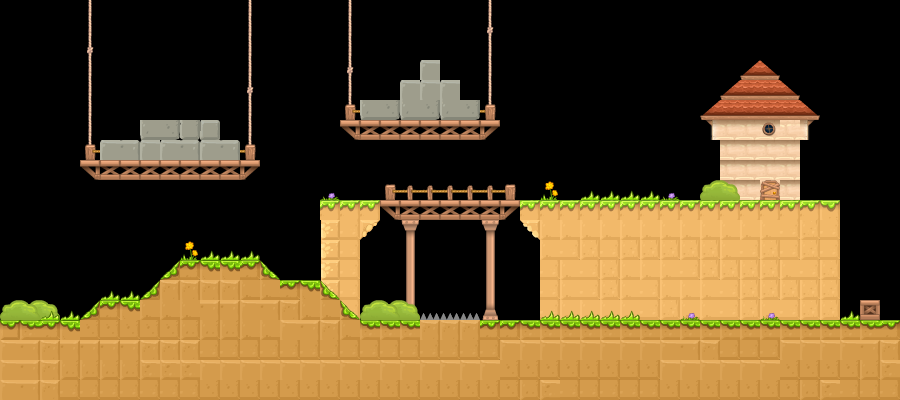

Tiled map render using the project's own tile images. Description and the map definition, with tile-layer contents summarised, below:
An orthogonal 45x20 tile map with 20x20 px tiles, 3 tile layers (layer3, layer2, layer1) and 13 objects.

<map version="1.0" orientation="orthogonal" renderorder="right-down" width="45" height="20" tilewidth="20" tileheight="20" nextobjectid="44">
 <tileset firstgid="1" name="tiledmap" tilewidth="20" tileheight="20" spacing="2" margin="1">
  <image source="tiledmap.png" width="256" height="512" />
 </tileset>
 <layer name="layer3" width="45" height="20">
  <data>[900 cells, 28 non-empty, 2 distinct tile ids]</data>
 </layer>
 <layer name="layer2" width="45" height="20">
  <data>[900 cells, 212 non-empty, 38 distinct tile ids]</data>
 </layer>
 <layer name="layer1" width="45" height="20">
  <data>[900 cells, 240 non-empty, 21 distinct tile ids]</data>
 </layer>
 <objectgroup name="stone">
  <object id="2" x="102" y="141" width="135" height="17" />
  <object id="3" x="140" y="121" width="80" height="19" />
  <object id="4" x="361" y="98" width="118" height="20" />
  <object id="6" x="399" y="81" width="62" height="16" />
  <object id="7" x="421" y="60" width="20" height="20" />
  <object id="38" x="861" y="300" width="18" height="19" />
 </objectgroup>
 <objectgroup name="spike">
  <object id="16" x="420" y="309" width="61" height="12" />
 </objectgroup>
 <objectgroup name="wall">
  <object id="19" x="0" y="320">
   <polyline points="0,0 78,-1 98,-19 137,-21 179,-58 260,-59 279,-41 317,-42 361,-1 898,1" />
  </object>
  <object id="20" x="320" y="200">
   <polyline points="0,0 518,-1" />
  </object>
  <object id="21" x="341" y="120">
   <polyline points="0,0 156,1" />
  </object>
  <object id="22" x="78" y="160">
   <polyline points="0,0 179,0" />
  </object>
 </objectgroup>
 <objectgroup name="birth">
  <object id="25" x="0" y="300" width="19" height="18" />
 </objectgroup>
 <objectgroup name="Monster">
  <object id="40" x="540" y="176" width="19" height="22">
   <properties>
    <property name="Type" value="1" />
    <property name="x1" value="540" />
    <property name="x2" value="680" />
    <property name="y" value="200" />
   </properties>
  </object>
 </objectgroup>
</map>
